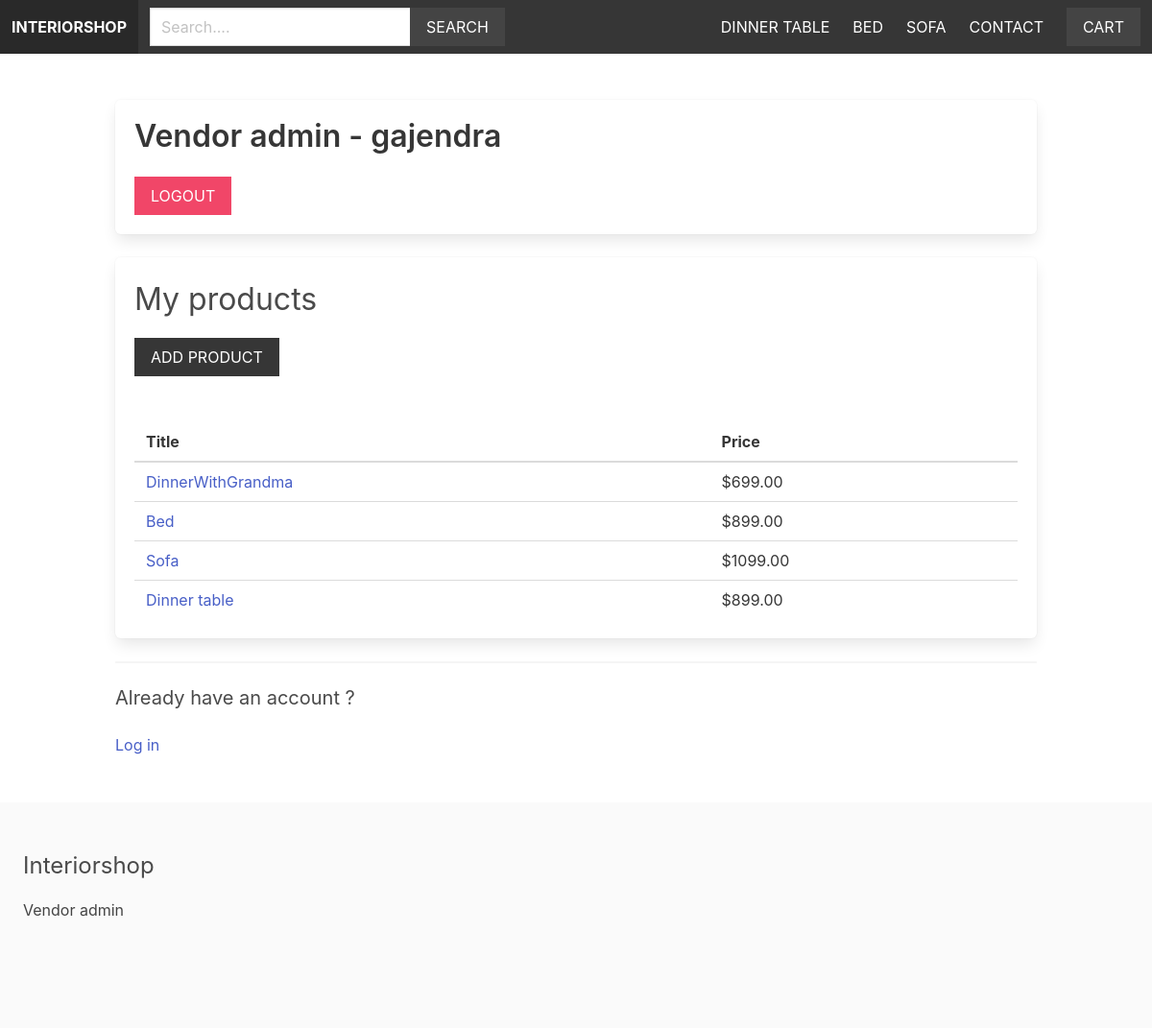
/vendors/vendor-admin/ (signed in), run on an earlier commit of the app's database.
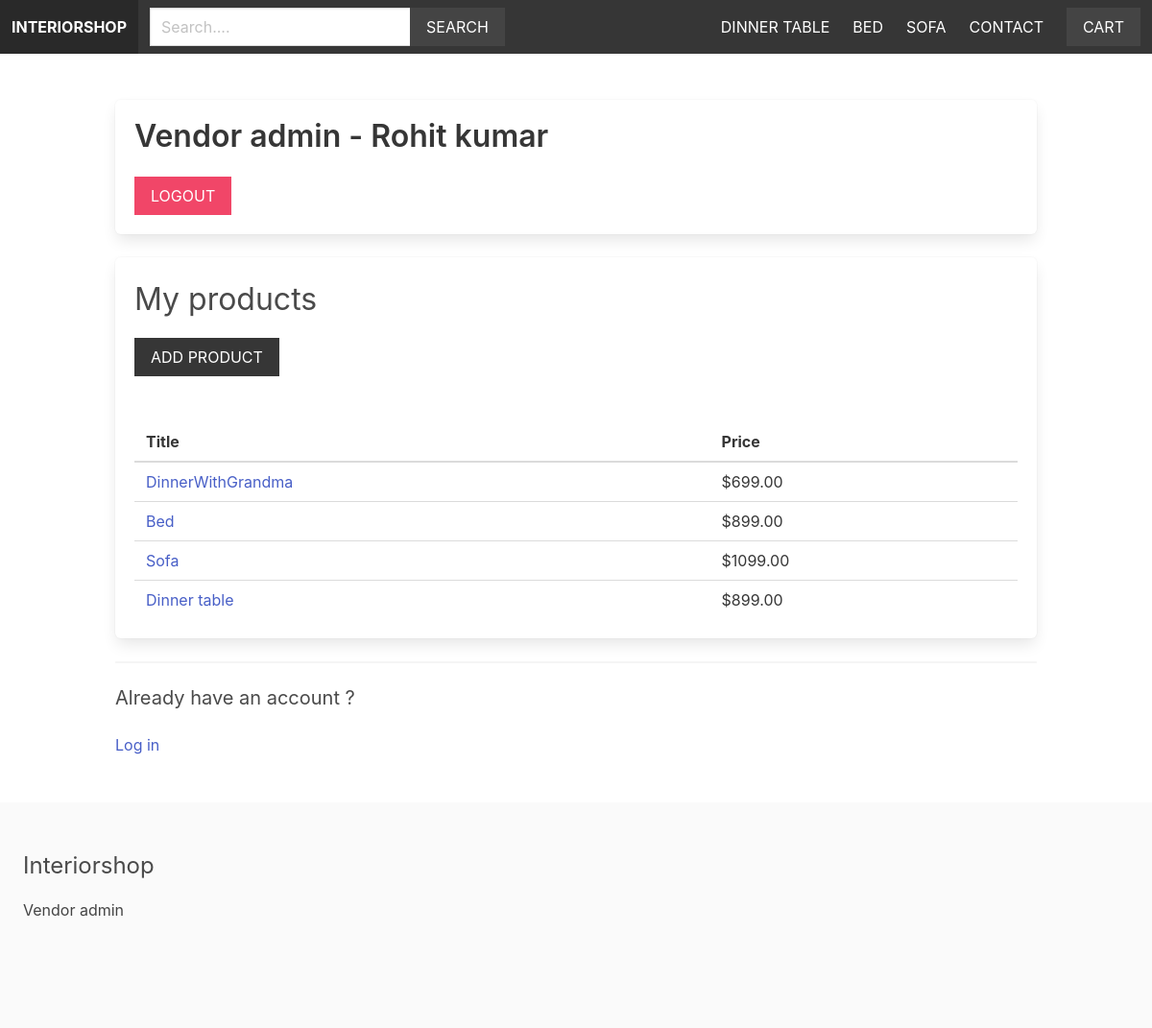
And on a later commit of the database.
### shop/vendor/models.py (models this page shows, shortened)
class Vendor(models.Model):
    name = models.CharField(max_length=255)
    created_at = models.DateTimeField(auto_now_add=True)
    created_by = models.OneToOneField(User, related_name='vendor', on_delete=models.CASCADE)
    class Meta:
        ordering = ['name']

### shop/vendor/views.py (the view)
# urls.py: path('vendor-admin/',views.vendor_admin,name='vendor_admin'),
@login_required
def vendor_admin(request):
    vendor = request.user.vendor
    products = vendor.products.all()
    return render(request,'vendor/vendor_admin.html',{'vendor':vendor, 'products': products})

### shop/cart/cart.py (called while the page is built)
    def __len__(self):
        return sum(item['quantity'] for item in self.cart.values())

### shop/cart/context_processors.py (called while the page is built)
def cart(request):
    return {'cart': Cart(request)}

### shop/product/context_processors.py (called while the page is built)
def menu_categories(request):
    categories = Category.objects.all()
    return {'menu_categories':categories}

### shop/vendor/templates/vendor/vendor_admin.html (shortened to what this page needs)
{% extends 'core/base.html' %}
{% block content %}
<div class="box">
    <h1 class="title"> Vendor admin - {{ vendor.name }}</h1>
        <a href="{% url 'logout' %}" class="button is-danger is-uppercase">Logout</a>
</div>
<div class="box">
    <h2 class="is-size-3 mb-4">My products</h2>
    <a href="{% url 'add_product' %}" class="button is-dark is-uppercase mb-6">Add product </a>
    {% if products %}
    <table class="table is-fullwidth">
        <thead>
            <tr>
                <th>Title</th>
                <th>Price</th>
            </tr>
        </thead>
        <tbody>
            {% for product in products  %}
                <tr>
                    <td><a href="{% url 'product' product.category.slug product.slug %}">{{ product.title }}</a></td>
                    <td>${{ product.price }}</td>
                </tr>
            {% endfor %}
        </tbody>
    </table>
    {% else %}
        <p>You don't have any products yet...</p>
    {% endif %}
</div>
<hr>
<h2 class="subtitle">Already have an account ?</h2>
<a href="{% url 'login' %}">Log in </a>
{% endblock content %}

What changed in the data, as far as the page shows it:
changed Vendor: name "gajendra" → "Rohit kumar"
